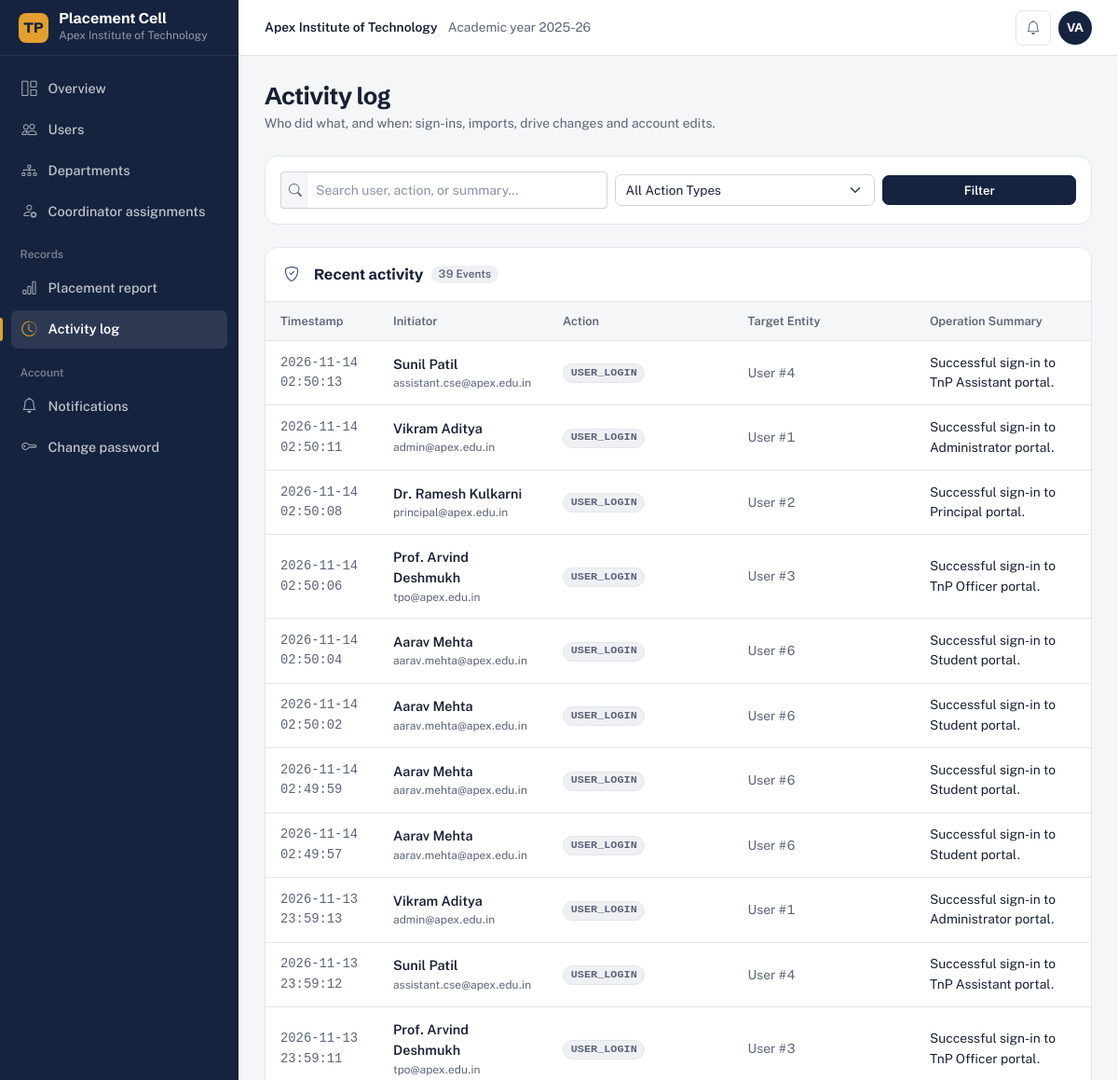
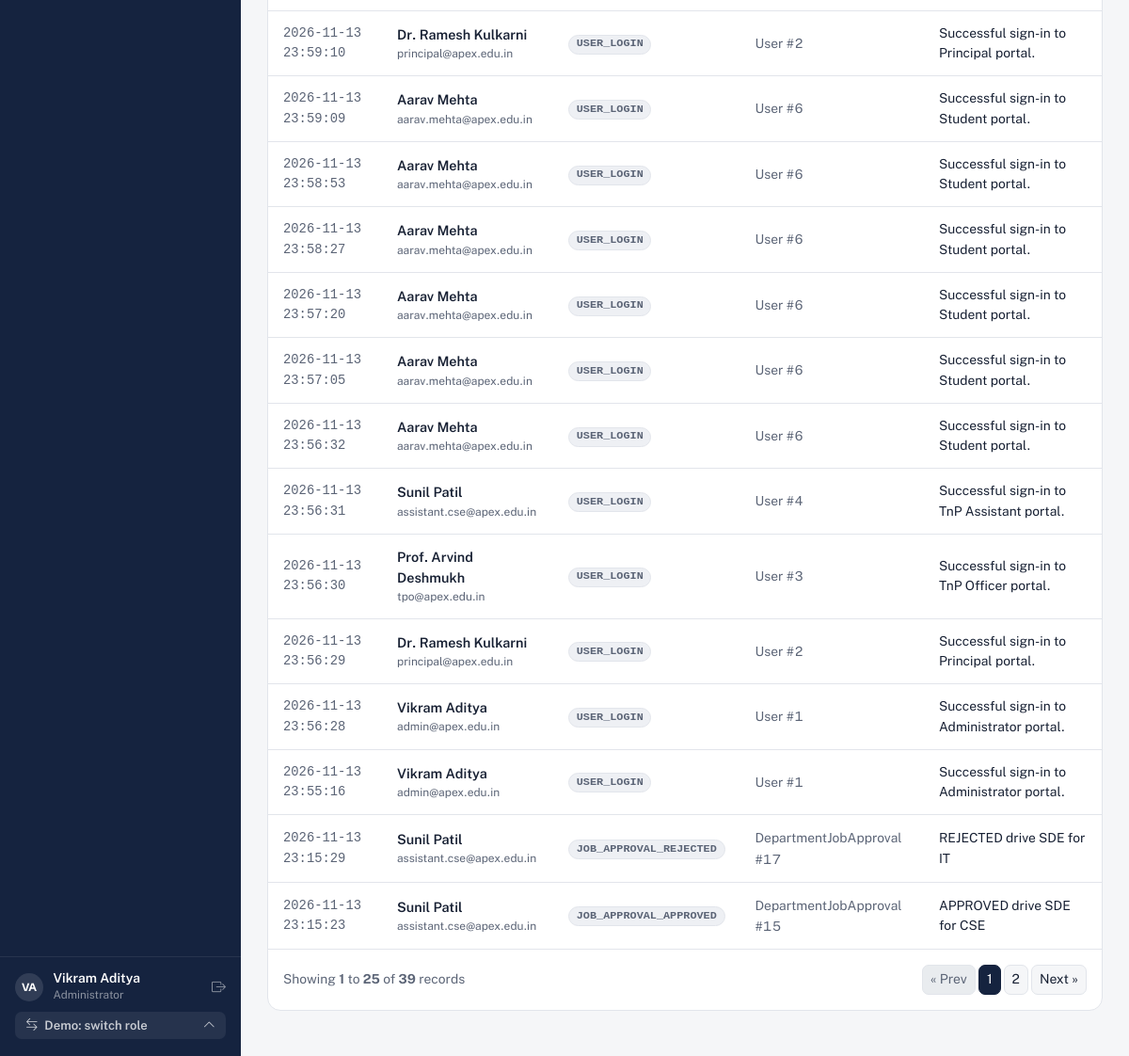
Before: /admin-panel/audit/ (signed in) with the older database file (2 pictures, top to bottom).
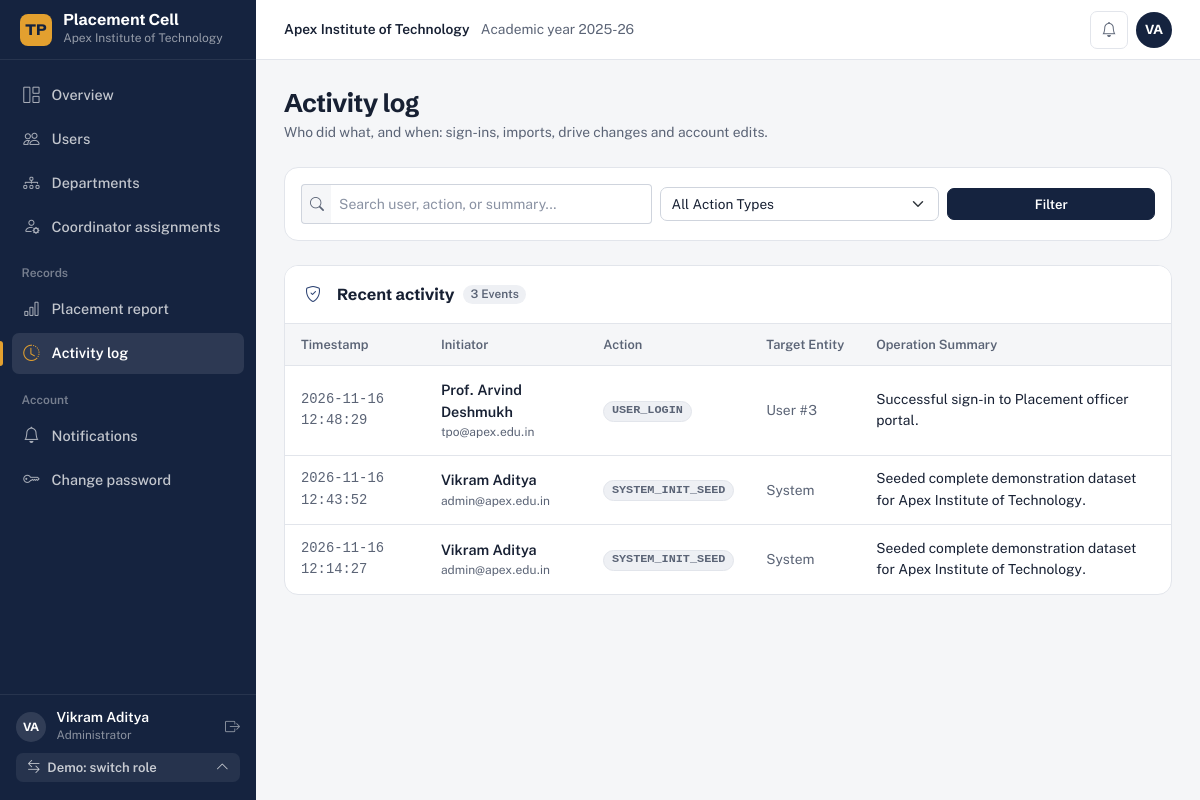
After: the same page with the newer database file.
### apps/audit/models.py (models this page shows, shortened)
class AuditLog(models.Model):
    user = models.ForeignKey(
        settings.AUTH_USER_MODEL,
        on_delete=models.SET_NULL,
        null=True,
        blank=True,
        related_name='audit_logs'
    )
    action = models.CharField(max_length=100, db_index=True)
    entity_type = models.CharField(max_length=50)
    entity_id = models.CharField(max_length=50, blank=True, null=True)
    details = models.TextField(blank=True, null=True)
    ip_address = models.GenericIPAddressField(null=True, blank=True)
    created_at = models.DateTimeField(default=timezone.now, db_index=True)
    class Meta:
        verbose_name = "Audit Log"
        verbose_name_plural = "Audit Logs"
        ordering = ['-created_at']

### apps/accounts/models.py (models this page shows, shortened)
class User(AbstractBaseUser, PermissionsMixin):
    email = models.EmailField(
        verbose_name='Email Address',
        max_length=255,
        unique=True,
        db_index=True
    )
    first_name = models.CharField(max_length=100)
    last_name = models.CharField(max_length=100)
    role = models.CharField(
        max_length=30,
        choices=UserRole.choices,
        default=UserRole.STUDENT,
        db_index=True
    )
    phone = models.CharField(max_length=20, blank=True, null=True)
    avatar = models.ImageField(upload_to='avatars/', blank=True, null=True)
    is_active = models.BooleanField(default=True)
    is_staff = models.BooleanField(default=False)
    date_joined = models.DateTimeField(default=timezone.now)
    objects = CustomUserManager()
    USERNAME_FIELD = 'email'
    REQUIRED_FIELDS = ['first_name', 'last_name']
    class Meta:
        verbose_name = 'User'
        verbose_name_plural = 'Users'
        ordering = ['-date_joined']
    def get_full_name(self):
        return f"{self.first_name} {self.last_name}".strip()
    @property
    def is_admin(self):
        return self.role == UserRole.ADMIN
    @property
    def is_student(self):
        return self.role == UserRole.STUDENT
    def get_dashboard_url(self):
        if self.role == UserRole.ADMIN:
            return reverse('admin_panel:dashboard')
        elif self.role == UserRole.PRINCIPAL:
            return reverse('principal_panel:dashboard')
        elif self.role == UserRole.TNP_OFFICER:
            return reverse('tpo_panel:dashboard')
        elif self.role == UserRole.TNP_ASSISTANT:
            return reverse('assistant_panel:dashboard')
        elif self.role == UserRole.STUDENT:
            return reverse('student_panel:dashboard')
        return reverse('core:landing')

### apps/accounts/admin_views.py (the view, shortened to what this page needs)
# urls.py: path('audit/', admin_views.audit_logs_view, name='audit_logs'),
@admin_required
def audit_logs_view(request):
    action_filter = request.GET.get('action', '')
    query = request.GET.get('q', '').strip()
    logs_qs = AuditLog.objects.select_related('user').order_by('-created_at')
    if action_filter:
        logs_qs = logs_qs.filter(action=action_filter)
    paginator = Paginator(logs_qs, 25)
    page_number = request.GET.get('page')
    logs = paginator.get_page(page_number)
    actions = AuditLog.objects.values_list('action', flat=True).distinct().order_by('action')
    return render(request, 'admin_panel/audit_logs.html', {
        'logs': logs,
        'actions': actions,
        'action_filter': action_filter,
        'query': query,
        'total_count': logs_qs.count(),
        'active_nav': 'audit'
    })

### apps/core/context_processors.py (called while the page is built)
def unread_notifications_for(user):
    from django.db.models import Q
    from apps.notifications.models import Notification
    return (
        Notification.objects.filter(Q(recipient=user, is_read=False) | Q(recipient__isnull=True, target_role=user.role))
        .exclude(read_by=user)
    )

def tpms_global_context(request):
    unread = 0
    if request.user.is_authenticated:
        try:
            unread = unread_notifications_for(request.user).count()
        except Exception:
            unread = 0
    return {
        'INSTITUTE_NAME': settings.INSTITUTE_NAME,
        'INSTITUTE_SHORT_NAME': settings.INSTITUTE_SHORT_NAME,
        'SYSTEM_NAME': 'Training & Placement Cell',
        'CURRENT_ACADEMIC_YEAR': settings.CURRENT_ACADEMIC_YEAR,
        'UNREAD_NOTIFICATIONS_COUNT': unread,
        'DEMO_MODE': settings.DEMO_MODE,
    }

### templates/admin_panel/audit_logs.html (shortened to what this page needs)
{% extends 'base/dashboard_base.html' %}
{% block content %}
<div class="d-flex justify-content-between align-items-center mb-4 flex-wrap gap-2">
  <div>
    <h1 class="page-title">Activity log</h1>
    <p class="text-muted small mb-0">Who did what, and when: sign-ins, imports, drive changes and account edits.</p>
  </div>
</div>
<div class="tpms-card mb-4 p-3">
  <form method="GET" class="row g-2 align-items-center">
    <div class="col-md-5">
      <div class="input-group input-group-sm">
        <span class="input-group-text bg-light border-end-0"><i class="bi bi-search text-muted"></i></span>
        <input type="text" name="q" class="form-control border-start-0" placeholder="Search user, action, or summary..." value="{{ query }}">
      </div>
    </div>
    <div class="col-md-4">
      <select name="action" class="form-select form-select-sm">
        <option value="">All Action Types</option>
      </select>
    </div>
    <div class="col-md-3 d-flex gap-2">
      <button type="submit" class="btn btn-sm btn-primary w-100">Filter</button>
    </div>
  </form>
</div>
<div class="tpms-card">
  <div class="tpms-card-header flex-wrap gap-2">
    <div class="d-flex align-items-center gap-2">
      <span class="tpms-card-title"><i class="bi bi-shield-check me-2 text-primary"></i> Recent activity</span>
      <span class="badge bg-light text-dark">{% if total_count %}{{ total_count }}{% else %}{{ logs|length }}{% endif %} Events</span>
    </div>
  </div>
  <div class="tpms-card-body p-0">
    <div class="tpms-table-container border-0">
      <table class="tpms-table">
        <thead>
          <tr>
            <th>Timestamp</th>
            <th>Initiator</th>
            <th>Action</th>
            <th>Target Entity</th>
            <th>Operation Summary</th>
          </tr>
        </thead>
        <tbody>
          {% for log in logs %}
            <tr>
              <td class="text-muted small font-monospace">{{ log.created_at|date:"Y-m-d H:i:s" }}</td>
              <td>
                {% if log.user %}
                  <span class="fw-semibold text-dark">{{ log.user.get_full_name }}</span>
                  <div class="text-muted small" style="font-size: 0.75rem;">{{ log.user.email }}</div>
                {% else %}
                  <span class="text-muted">Automated System</span>
                {% endif %}
              </td>
              <td>
                <span class="badge bg-light text-dark border font-monospace">{{ log.action }}</span>
              </td>
              <td>
                <span class="text-secondary small">{{ log.entity_type }} {% if log.entity_id %}#{{ log.entity_id }}{% endif %}</span>
              </td>
              <td class="text-dark small">{{ log.details|default:"—" }}</td>
            </tr>
          {% empty %}
            <tr>
              <td colspan="5" class="text-center py-4 text-muted">No audit events found matching criteria.</td>
            </tr>
          {% endfor %}
        </tbody>
      </table>
    </div>
    {% include 'includes/pagination.html' with page_obj=logs %}
  </div>
</div>
{% endblock %}

Changed rows visible on the page:
removed AuditLog: created_at "2026-11-14 02:50:13", user.get_full_name "Sunil Patil", user.email "assistant.cse@apex.edu.in", action "USER_LOGIN", entity_type "User", entity_id "4", details "Successful sign-in to TnP Assistant portal."
removed AuditLog: created_at "2026-11-14 02:50:11", user.get_full_name "Vikram Aditya", user.email "admin@apex.edu.in", action "USER_LOGIN", entity_type "User", entity_id "1", details "Successful sign-in to Administrator portal."
removed AuditLog: created_at "2026-11-14 02:50:08", user.get_full_name "Dr. Ramesh Kulkarni", user.email "principal@apex.edu.in", action "USER_LOGIN", entity_type "User", entity_id "2", details "Successful sign-in to Principal portal."
removed AuditLog: created_at "2026-11-14 02:50:06", user.get_full_name "Prof. Arvind Deshmukh", user.email "tpo@apex.edu.in", action "USER_LOGIN", entity_type "User", entity_id "3", details "Successful sign-in to TnP Officer portal."
removed AuditLog: created_at "2026-11-14 02:50:04", user.get_full_name "Aarav Mehta", user.email "aarav.mehta@apex.edu.in", action "USER_LOGIN", entity_type "User", entity_id "6", details "Successful sign-in to Student portal."
removed AuditLog: created_at "2026-11-14 02:50:02", user.get_full_name "Aarav Mehta", user.email "aarav.mehta@apex.edu.in", action "USER_LOGIN", entity_type "User", entity_id "6", details "Successful sign-in to Student portal."
removed AuditLog: created_at "2026-11-14 02:49:59", user.get_full_name "Aarav Mehta", user.email "aarav.mehta@apex.edu.in", action "USER_LOGIN", entity_type "User", entity_id "6", details "Successful sign-in to Student portal."
removed AuditLog: created_at "2026-11-14 02:49:57", user.get_full_name "Aarav Mehta", user.email "aarav.mehta@apex.edu.in", action "USER_LOGIN", entity_type "User", entity_id "6", details "Successful sign-in to Student portal."
removed AuditLog: created_at "2026-11-13 23:59:13", user.get_full_name "Vikram Aditya", user.email "admin@apex.edu.in", action "USER_LOGIN", entity_type "User", entity_id "1", details "Successful sign-in to Administrator portal."
removed AuditLog: created_at "2026-11-13 23:59:12", user.get_full_name "Sunil Patil", user.email "assistant.cse@apex.edu.in", action "USER_LOGIN", entity_type "User", entity_id "4", details "Successful sign-in to TnP Assistant portal."
removed AuditLog: created_at "2026-11-13 23:59:11", user.get_full_name "Prof. Arvind Deshmukh", user.email "tpo@apex.edu.in", action "USER_LOGIN", entity_type "User", entity_id "3", details "Successful sign-in to TnP Officer portal."
removed AuditLog: created_at "2026-11-13 23:59:10", user.get_full_name "Dr. Ramesh Kulkarni", user.email "principal@apex.edu.in", action "USER_LOGIN", entity_type "User", entity_id "2", details "Successful sign-in to Principal portal."
removed AuditLog: created_at "2026-11-13 23:59:09", user.get_full_name "Aarav Mehta", user.email "aarav.mehta@apex.edu.in", action "USER_LOGIN", entity_type "User", entity_id "6", details "Successful sign-in to Student portal."
removed AuditLog: created_at "2026-11-13 23:58:53", user.get_full_name "Aarav Mehta", user.email "aarav.mehta@apex.edu.in", action "USER_LOGIN", entity_type "User", entity_id "6", details "Successful sign-in to Student portal."
removed AuditLog: created_at "2026-11-13 23:58:27", user.get_full_name "Aarav Mehta", user.email "aarav.mehta@apex.edu.in", action "USER_LOGIN", entity_type "User", entity_id "6", details "Successful sign-in to Student portal."
removed AuditLog: created_at "2026-11-13 23:57:20", user.get_full_name "Aarav Mehta", user.email "aarav.mehta@apex.edu.in", action "USER_LOGIN", entity_type "User", entity_id "6", details "Successful sign-in to Student portal."
removed AuditLog: created_at "2026-11-13 23:57:05", user.get_full_name "Aarav Mehta", user.email "aarav.mehta@apex.edu.in", action "USER_LOGIN", entity_type "User", entity_id "6", details "Successful sign-in to Student portal."
removed AuditLog: created_at "2026-11-13 23:56:32", user.get_full_name "Aarav Mehta", user.email "aarav.mehta@apex.edu.in", action "USER_LOGIN", entity_type "User", entity_id "6", details "Successful sign-in to Student portal."
removed AuditLog: created_at "2026-11-13 23:56:31", user.get_full_name "Sunil Patil", user.email "assistant.cse@apex.edu.in", action "USER_LOGIN", entity_type "User", entity_id "4", details "Successful sign-in to TnP Assistant portal."
removed AuditLog: created_at "2026-11-13 23:56:30", user.get_full_name "Prof. Arvind Deshmukh", user.email "tpo@apex.edu.in", action "USER_LOGIN", entity_type "User", entity_id "3", details "Successful sign-in to TnP Officer portal."
removed AuditLog: created_at "2026-11-13 23:56:29", user.get_full_name "Dr. Ramesh Kulkarni", user.email "principal@apex.edu.in", action "USER_LOGIN", entity_type "User", entity_id "2", details "Successful sign-in to Principal portal."
removed AuditLog: created_at "2026-11-13 23:56:28", user.get_full_name "Vikram Aditya", user.email "admin@apex.edu.in", action "USER_LOGIN", entity_type "User", entity_id "1", details "Successful sign-in to Administrator portal."
removed AuditLog: created_at "2026-11-13 23:55:16", user.get_full_name "Vikram Aditya", user.email "admin@apex.edu.in", action "USER_LOGIN", entity_type "User", entity_id "1", details "Successful sign-in to Administrator portal."
removed AuditLog: created_at "2026-11-13 23:15:29", user.get_full_name "Sunil Patil", user.email "assistant.cse@apex.edu.in", action "JOB_APPROVAL_REJECTED", entity_type "DepartmentJobApproval", entity_id "17", details "REJECTED drive SDE for IT"
removed AuditLog: created_at "2026-11-13 23:15:23", user.get_full_name "Sunil Patil", user.email "assistant.cse@apex.edu.in", action "JOB_APPROVAL_APPROVED", entity_type "DepartmentJobApproval", entity_id "15", details "APPROVED drive SDE for CSE"
now on this page (row edited): AuditLog: created_at "2026-11-16 12:48:29", user.get_full_name "Prof. Arvind Deshmukh", user.email "tpo@apex.edu.in", action "USER_LOGIN", entity_type "User", entity_id "3", details "Successful sign-in to Placement officer portal."
now on this page (row edited): AuditLog: created_at "2026-11-16 12:43:52", user.get_full_name "Vikram Aditya", user.email "admin@apex.edu.in", action "SYSTEM_INIT_SEED", entity_type "System", details "Seeded complete demonstration dataset for Apex Institute of Technology."
now on this page (row edited): AuditLog: created_at "2026-11-16 12:14:27", user.get_full_name "Vikram Aditya", user.email "admin@apex.edu.in", action "SYSTEM_INIT_SEED", entity_type "System", details "Seeded complete demonstration dataset for Apex Institute of Technology."
Other visible differences:
{{ total_count }}: "39" → "3"
{{ page_obj.start_index }}: "1" → (not shown)
{{ page_obj.end_index }}: "25" → (not shown)
{{ page_obj.paginator.count }}: "39" → (not shown)
text no longer shown: "Showing to of records « Prev Next »"
list line gone: "1"
list line gone: "2"
